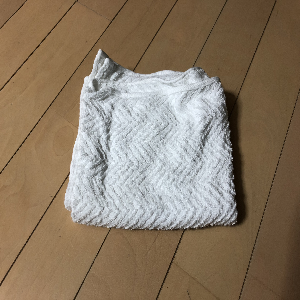
#> input picture items/0-Towel_1.png, 300 x 300 px; its folder holds 4 pictures in this run
$ python rione_generator.py
#> lines starting #> are read from the running program, lines starting #| are printed output that depends on the picture
### lib/image_generator.py
import cv2
import os
import glob
import numpy as np
from PIL import Image
from lib.utils import *
from IPython.terminal.debugger import set_trace as keyboard


# src_imageの背景画像に対して、overlay_imageのalpha画像を貼り付ける。pos_xとpos_yは貼り付け時の左上の座標
# [41 lines left out: functions overlay, delete_pad, rotate_image, not called in this run]


# 画像をスケーリングする
def scale_image(image, scale):
	orig_h, orig_w = image.shape[:2]
	return cv2.resize(image, (int(orig_w * scale), int(orig_h * scale)))


# 背景画像から、指定したhとwの大きさの領域をランダムで切り抜く
# [110 lines left out: functions random_sampling, random_rotate_scale_image, random_overlay_image, random_overlay_image_inrange, yolo_format_bbox, maximum_iou and 2 more, not called in this run]


class ImageGenerator():
	def __init__(self, item_path, background_path, split_class=""):
#> called with item_path = './items/', background_path = './backgrounds/', split_class = '-'
		self.bg_files = glob.glob(background_path + "/*")
		self.item_files = glob.glob(item_path + "/*")
		self.items = []
		self.labels = []
		self.class_lst = []
		self.bgs = []
		for item_file in self.item_files:
			image = cv2.imread(item_file, cv2.IMREAD_UNCHANGED)
#> image is the input picture: shape (300, 300, 4); mean B, G, R, A 102.4, 122.4, 139.1, 71.1
			center = np.maximum(image.shape[0], image.shape[1])
#> center = 300
			pixels = np.zeros((center * 2, center * 2, image.shape[2]))
			y = int(center - image.shape[0] / 2)
#> y = 150
			x = int(center - image.shape[1] / 2)
#> x = 150
			pixels[y:y + image.shape[0], x:x + image.shape[1], :] = image
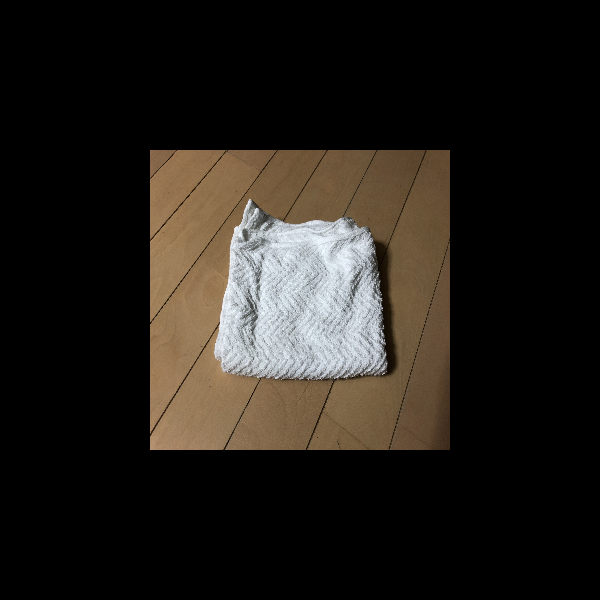
#> pixels: shape (600, 600, 4) float64; mean B, G, R, A 25.6, 30.6, 34.8, 17.8
			if split_class == "":
				self.labels.append([])
				self.labels[0].append(item_file.split("/")[-1].split(".")[0])
				self.items.append([])
				self.items[0].append(pixels.astype(np.uint8))
			else:
				item_class = (item_file.split("/")[-1].split(".")[0]).split(split_class)[0]
				if item_class not in self.class_lst:
					self.class_lst.append(item_class)
					self.labels.append([])
					self.items.append([])
				id_in_class_lst = self.class_lst.index(item_class)
				self.labels[id_in_class_lst].append(item_file.split("/")[-1].split(".")[0])
				self.items[id_in_class_lst].append(pixels.astype(np.uint8))
#> pass 2 of the loop in __init__, `for item_file in self.item_files:`:
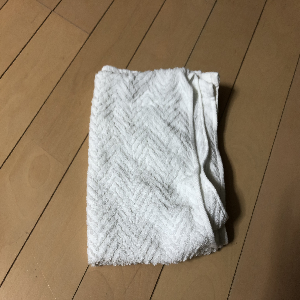
#> input picture items/0-Towel_10.png, 300 x 300 px
#> in __init__, image is the input picture: shape (300, 300, 4); mean B, G, R, A 104.2, 126.6, 144.4, 72.3
#> in __init__, `pixels[y:y + image.shape[0], x:x + image.shape[1], :] = image`:
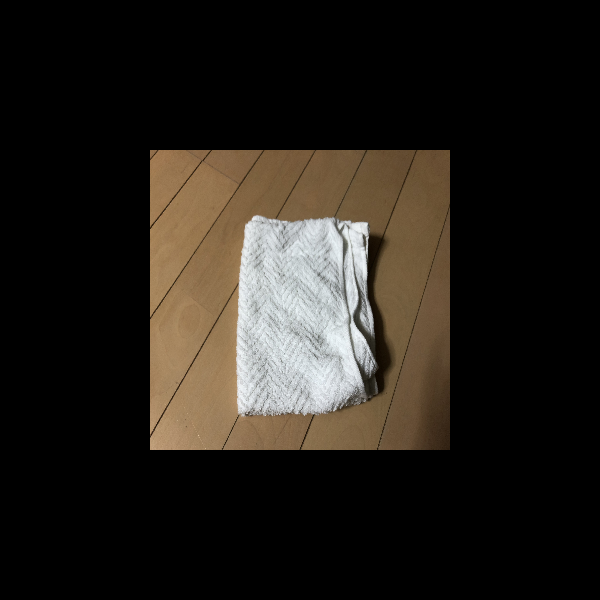
#> pixels: shape (600, 600, 4) float64; mean B, G, R, A 26, 31.6, 36.1, 18.1
#> pass 3 of the loop in __init__, `for item_file in self.item_files:`:
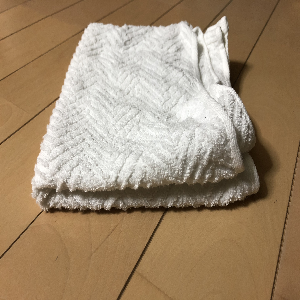
#> input picture items/0-Towel_11.png, 300 x 300 px
#> in __init__, image is the input picture: shape (300, 300, 4); mean B, G, R, A 113, 139.5, 161.2, 98.7
#> in __init__, `pixels[y:y + image.shape[0], x:x + image.shape[1], :] = image`:
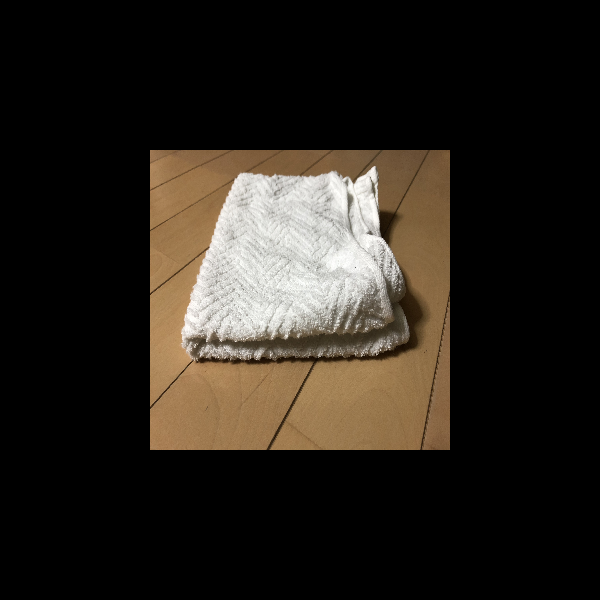
#> pixels: shape (600, 600, 4) float64; mean B, G, R, A 28.2, 34.9, 40.3, 24.7
#> the loop made 4 passes; the first 3 are shown
		print("Labels:" + str(self.class_lst))
		print("Labels Amount:" + str(len(self.class_lst)))

		for bg_file in self.bg_files:
			self.bgs.append(cv2.imread(bg_file))
			# print("test")
			# print(self.bgs)

	def generate_samples(self, n_samples, n_items, crop_width, crop_height, min_item_scale, max_item_scale, rand_angle,
						 minimum_crop, delta_hue, delta_sat_scale, delta_val_scale, generate_once=False,
						 range_of_overlay=None):
		x = []
		t = []
		for i in range(n_samples):
			# print("test")
			# print(self.bgs)
#> (the run stopped early here; a loop or call above may not have finished)
